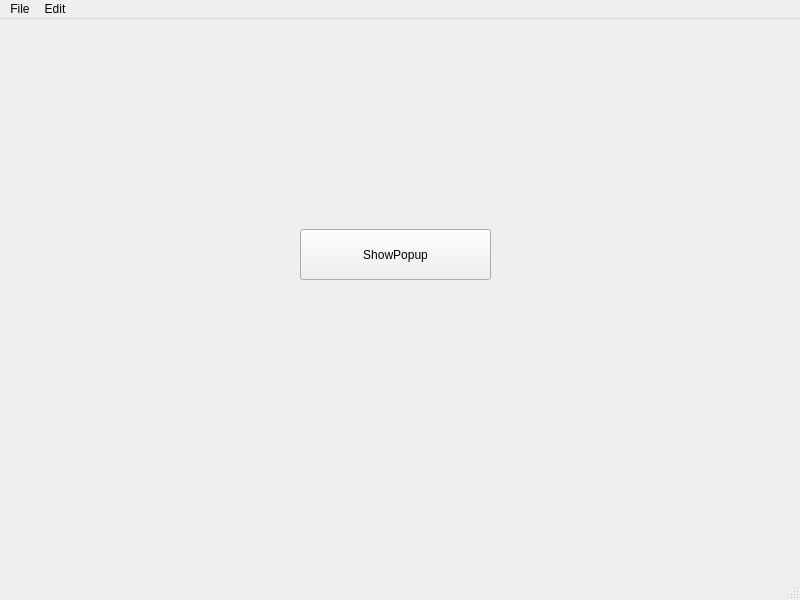
<?xml version="1.0" encoding="UTF-8"?>
<ui version="4.0">
 <class>MainWindow</class>
 <widget class="QMainWindow" name="MainWindow">
  <property name="geometry">
   <rect>
    <x>0</x>
    <y>0</y>
    <width>800</width>
    <height>600</height>
   </rect>
  </property>
  <property name="windowTitle">
   <string>MainWindow</string>
  </property>
  <widget class="QWidget" name="centralwidget">
   <widget class="QPushButton" name="popupButton">
    <property name="geometry">
     <rect>
      <x>300</x>
      <y>210</y>
      <width>191</width>
      <height>51</height>
     </rect>
    </property>
    <property name="text">
     <string>ShowPopup</string>
    </property>
   </widget>
  </widget>
  <widget class="QMenuBar" name="menubar">
   <property name="geometry">
    <rect>
     <x>0</x>
     <y>0</y>
     <width>800</width>
     <height>21</height>
    </rect>
   </property>
   <widget class="QMenu" name="menuFile">
    <property name="title">
     <string>File</string>
    </property>
    <addaction name="actionNew"/>
    <addaction name="actionSave"/>
   </widget>
   <widget class="QMenu" name="menuEdit">
    <property name="title">
     <string>Edit</string>
    </property>
    <addaction name="actionCopy"/>
    <addaction name="actionPaste"/>
   </widget>
   <addaction name="menuFile"/>
   <addaction name="menuEdit"/>
  </widget>
  <widget class="QStatusBar" name="statusbar"/>
  <action name="actionNew">
   <property name="text">
    <string>New</string>
   </property>
   <property name="statusTip">
    <string>Create a new file</string>
   </property>
   <property name="shortcut">
    <string>Ctrl+N</string>
   </property>
  </action>
  <action name="actionSave">
   <property name="text">
    <string>Save</string>
   </property>
   <property name="statusTip">
    <string>Save a file</string>
   </property>
   <property name="shortcut">
    <string>Ctrl+S</string>
   </property>
  </action>
  <action name="actionCopy">
   <property name="text">
    <string>Copy</string>
   </property>
   <property name="statusTip">
    <string>Copy a file</string>
   </property>
   <property name="shortcut">
    <string>Ctrl+C</string>
   </property>
  </action>
  <action name="actionPaste">
   <property name="text">
    <string>Paste</string>
   </property>
   <property name="statusTip">
    <string>Paste a file</string>
   </property>
   <property name="shortcut">
    <string>Ctrl+V</string>
   </property>
  </action>
 </widget>
 <resources/>
 <connections/>
</ui>
